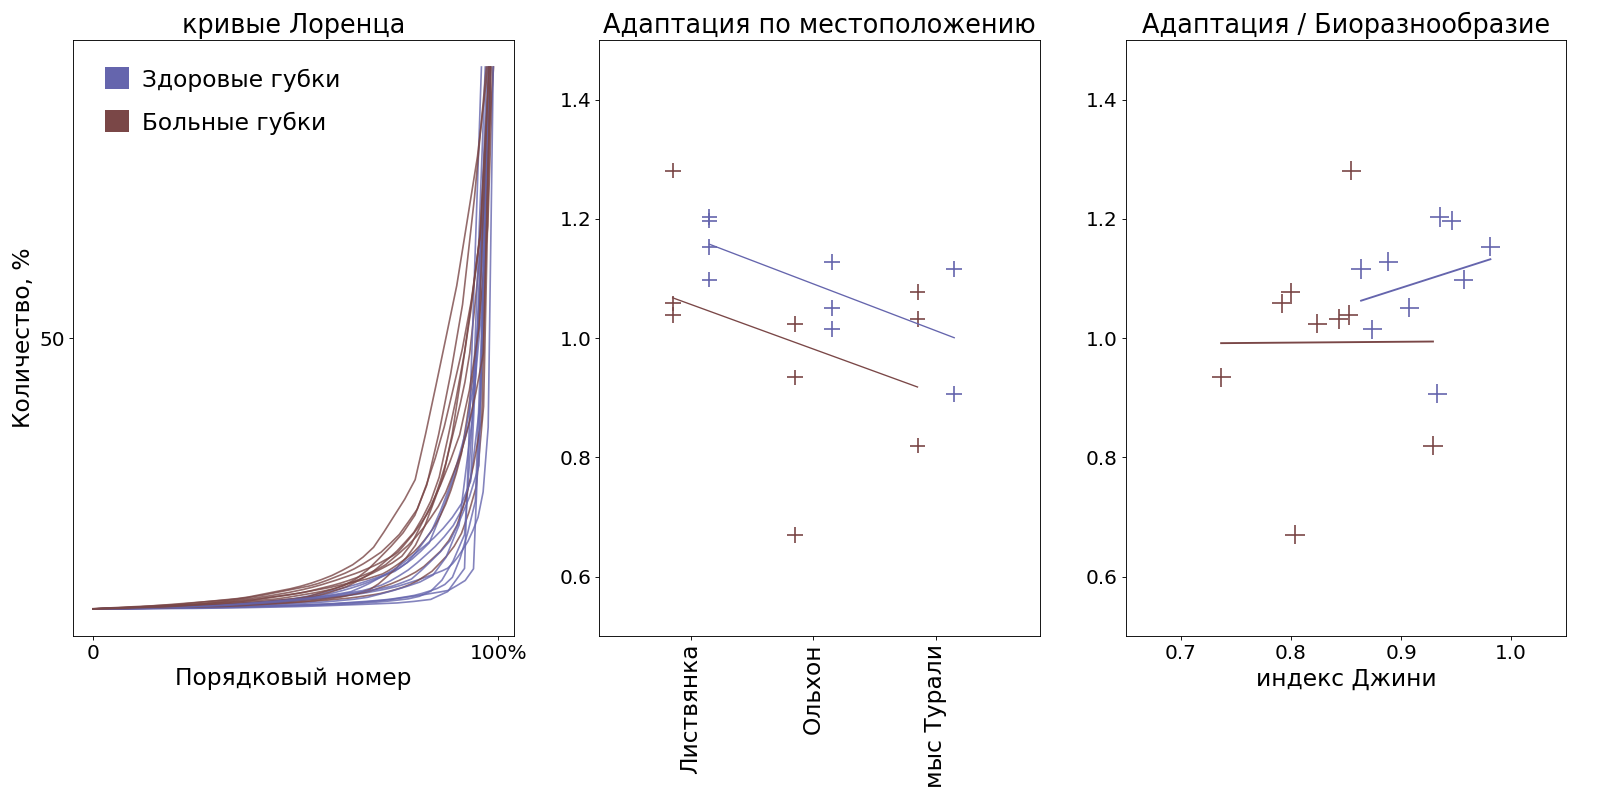

This chart was generated by the following Python code:
#!/usr/bin/python
# -*- coding: utf-8 -*-


import numpy as np
import matplotlib
from matplotlib import gridspec
matplotlib.use('Agg')
import matplotlib.pyplot as plt
import math
import scipy.stats as stats

sponge_abund = {
"dis-L-r1" : [ 135,16,0,76,67,0,110,5,1,0,0,4,0,0,107,0,35,0,0,0,3,0,88,0,0,5,24,3,0,9,5,0,1,1,0,0,0,1,0,0,0,0,0,0,2,0,14,0,0,0,10,0,2,2,2,17,187,0,0,0,7,0,0,10,0,0,468,0,2,0,0,0,0,36,0,0,0,0,0,0,0,0,0,0,0,4,0,0,0,5,0,5,0,0,0,0,0,0,0,0,0,1,2,0,0,0,0,0,0,0,0,0,0,0,0,0,0,0,2,0,0,0,0,0,0,0,0,0,12,0,0,0,0,0,0,0,0,0,0,0,0,0,0,0,0,0,0,0,1,0,0,0,0,0,0,0,0,0,0,0,0,0,0,0,0,0,0,0,0,0,0,0,0,25,0,0,0,0,2,0,0,0,0,0,0,2,0,0,0,0,0,0,0,0,0,0,0,0,0,0,0,0,2,0,0],
"dis-L-r2" : [ 70,6,0,164,12,0,46,18,15,0,0,3,0,0,88,0,232,0,0,0,2,0,99,2,0,5,71,3,0,19,14,0,0,6,0,0,0,0,0,0,0,0,0,3,0,0,1,0,0,0,2,0,0,0,0,25,76,0,0,0,3,0,0,3,0,1,965,2,3,0,0,0,0,17,0,0,0,0,0,0,0,0,1,2,6,7,0,0,0,8,0,0,0,0,0,0,0,0,0,0,0,0,0,0,1,0,0,0,0,0,0,0,0,0,0,0,0,0,0,0,0,0,0,0,1,0,0,0,1,0,0,0,0,0,0,0,0,0,0,1,0,0,0,0,0,0,0,0,0,0,0,0,0,0,0,0,0,0,0,0,0,0,0,0,0,0,0,0,0,0,0,0,0,0,0,0,0,0,0,0,0,0,0,0,0,0,0,0,0,0,0,0,0,0,0,0,0,0,0,0,0,0,2,0,1 ],
"dis-L-r3" : [ 71,30,0,24,5,0,149,7,16,1,2,0,0,0,73,0,105,2,0,0,11,0,39,0,0,42,13,7,0,0,3,4,0,8,0,1,0,0,0,0,0,0,0,4,0,0,4,0,0,0,0,0,1,0,0,10,25,0,0,2,34,0,0,4,0,5,1073,1,4,10,0,0,0,24,2,0,0,0,0,0,0,0,1,0,0,7,0,0,0,9,0,1,0,0,0,0,0,0,0,0,0,2,0,0,0,0,0,0,0,0,0,0,0,0,0,0,0,0,2,0,0,1,0,6,2,0,0,0,1,0,0,0,0,1,0,0,0,0,0,0,0,1,0,0,0,0,0,0,0,0,0,0,0,0,0,0,2,0,0,1,0,0,0,0,0,0,0,0,0,0,0,0,0,123,0,0,0,0,0,0,0,53,0,0,0,0,1,0,0,0,0,0,0,0,0,0,0,0,0,0,0,0,0,2,0],
"dis-OV-r1" : [ 127,0,0,23,2,15,15,1,2,8,0,0,0,0,184,0,20,0,0,0,79,39,29,0,0,4,55,0,2,0,18,0,1,5,0,0,0,0,0,0,2,0,1,1,0,3,0,0,0,0,1,0,0,1,0,12,2,0,0,0,5,0,0,6,3,0,1824,4,2,0,0,7,0,1,0,3,0,0,1,0,0,0,1,0,0,40,2,0,0,2,0,0,0,0,0,0,0,0,0,0,0,0,0,0,0,0,0,0,0,0,0,1,4,0,0,0,0,0,4,0,0,0,0,0,0,0,0,0,0,0,0,0,0,0,0,0,0,1,0,0,0,0,0,0,0,0,0,0,0,0,0,0,0,0,0,0,0,0,0,0,0,0,0,0,0,0,0,0,0,0,0,0,0,237,0,0,0,0,0,0,0,1,0,0,0,0,0,0,0,0,0,2,0,0,0,0,0,0,0,0,0,0,3,0,0],
"dis-OV-r2" : [ 77,0,0,16,23,0,0,0,45,0,0,1,1,0,153,0,332,0,0,0,9,0,31,0,0,30,2,1,0,129,177,0,0,272,0,0,0,0,0,0,0,0,0,1,0,0,10,0,1,0,3,0,1,0,0,5,2,0,0,0,9,0,0,0,0,0,34,0,2,0,0,0,0,0,0,1,0,0,0,0,0,0,0,3,1,2,0,0,0,0,0,0,0,0,0,0,0,0,0,0,0,0,0,0,1,0,0,0,0,0,0,0,0,0,0,0,0,0,0,0,0,0,0,0,0,0,0,0,0,0,0,0,0,0,0,0,0,0,0,0,0,0,0,0,0,0,0,0,0,0,0,0,0,0,0,0,0,0,0,0,0,0,0,0,0,0,0,0,0,0,0,0,0,2,0,0,0,0,1,0,0,0,0,0,0,1,0,0,0,0,0,0,0,0,0,0,0,0,0,0,0,0,0,0,0 ],
"dis-OV-r3" : [ 98,0,0,30,127,0,6,0,38,0,0,0,0,0,95,0,126,0,1,0,0,0,32,0,0,0,19,0,0,97,174,0,0,11,0,0,0,0,1,0,0,0,0,8,0,0,2,0,0,0,2,0,1,0,0,2,10,0,0,0,5,0,0,15,0,1,89,0,1,0,0,1,0,7,0,0,0,0,0,0,0,0,0,4,1,32,0,0,0,2,0,2,0,0,0,0,0,0,0,0,0,0,0,0,0,0,0,0,0,0,0,0,0,0,0,0,0,0,0,0,0,1,0,0,0,0,0,0,0,0,0,0,0,0,0,0,0,0,0,0,0,0,0,0,0,0,0,0,0,0,0,0,0,0,0,0,0,0,0,0,0,0,0,0,1,0,0,0,4,0,0,0,0,2,0,0,0,0,0,0,0,0,0,0,0,3,0,0,0,0,0,0,0,0,0,0,0,0,0,0,4,0,4,0,0],
"dis-OV-r4" : [ 856,0,0,345,15,1,77,12,38,0,1,0,0,0,332,0,91,1,2,0,25,0,216,7,1,27,129,1,0,3,4,0,2,0,0,0,0,0,0,1,0,0,0,6,2,0,0,0,0,0,0,0,0,0,0,38,249,0,0,0,10,0,0,41,0,0,206,49,3,0,0,0,0,2,0,0,0,0,0,0,0,0,0,0,1,51,0,0,0,11,0,2,1,0,0,0,0,0,0,0,0,0,5,0,0,0,0,0,0,0,0,0,0,0,0,0,0,0,0,1,0,0,0,0,0,0,0,0,2,0,1,0,0,0,0,0,0,0,0,0,0,0,0,0,0,0,0,0,0,0,0,0,0,0,0,0,0,0,0,0,0,0,0,0,0,0,0,0,0,0,0,0,3,16,0,0,0,0,0,0,0,0,1,0,1,0,0,0,0,0,0,2,0,0,0,0,0,0,0,0,0,0,23,0,0],
"dis-T-r1" : [ 174,6,3,15,3,0,64,24,109,19,0,0,2,0,217,0,673,8,0,0,17,9,80,0,5,5,65,0,0,6,0,0,0,2,0,0,1,0,0,0,1,0,3,0,0,2,0,0,2,0,4,0,1,3,0,4,41,0,0,1,1,0,0,3,1,0,2845,3,4,0,0,4,0,2,0,0,0,0,0,0,0,0,0,0,0,9,0,0,0,11,0,0,0,0,0,0,0,1,0,0,0,0,0,1,0,0,0,0,0,0,30,0,2,0,0,0,0,0,1,0,0,0,0,0,0,0,0,0,0,0,0,0,0,0,0,0,0,0,0,0,0,0,0,0,0,2,0,0,0,0,1,0,0,0,0,0,0,0,0,0,0,0,0,0,0,0,0,0,0,0,0,0,0,40,0,0,2,0,0,0,0,6,0,0,0,1,0,0,0,0,0,0,0,0,0,0,0,0,0,0,0,0,1,0,5],
"dis-T-r2" : [ 658,2,4,5,28,2,4,0,33,172,0,0,0,4,69,0,237,0,0,0,137,26,14,0,0,0,17,2,1,7,154,0,1,58,3,0,2,0,0,4,23,1,0,18,0,3,1,0,1,0,0,1,0,1,0,4,5,2,1,5,15,3,2,5,0,0,242,7,7,1,0,0,0,5,0,16,0,0,0,0,2,0,0,3,3,47,1,0,0,3,0,1,40,0,0,0,0,0,0,0,0,0,0,0,0,0,0,0,0,3,4,0,1,0,0,5,0,0,1,0,0,1,0,0,0,1,3,0,0,0,0,0,0,1,0,0,0,0,0,0,0,0,0,0,0,0,0,12,0,0,0,0,0,1,0,0,0,1,0,0,0,1,1,0,0,0,0,2,0,0,0,0,0,0,0,0,0,0,0,0,0,5,0,0,0,0,0,1,0,1,0,0,0,0,2,0,0,0,0,0,0,0,83,0,2],
"dis-T-r3" : [ 339,0,1,414,918,0,3,0,327,2,0,0,1,0,52,0,137,0,0,0,1,3,46,0,0,32,8,0,0,103,234,0,0,44,0,0,0,1,0,0,0,0,0,0,1,0,0,0,0,0,1,0,0,0,0,1,133,0,3,6,4,0,0,1,0,0,6,4,2,0,0,0,0,0,0,0,0,0,0,0,1,0,0,15,0,5,0,0,0,12,0,0,0,0,0,0,0,0,0,1,0,3,0,0,0,0,0,0,0,0,12,0,0,0,0,0,0,0,0,68,0,0,0,0,1,0,0,0,0,0,0,0,0,0,0,0,0,0,0,0,0,1,0,0,0,0,0,0,0,1,0,0,0,0,0,0,0,0,0,0,0,0,0,0,0,0,0,0,1,0,0,0,0,1,0,0,0,0,0,0,0,0,0,0,0,0,0,0,3,0,0,0,0,0,0,0,0,0,0,0,0,0,0,0,0],
"dis-T-r4" : [ 416,7,9,335,94,4,44,14,87,35,0,0,0,0,432,0,134,0,0,0,3,8,265,2,3,121,118,0,0,33,118,0,0,2,0,0,0,0,0,2,0,9,0,13,0,3,0,0,12,3,8,0,1,3,0,10,174,0,10,16,51,4,0,79,0,4,286,38,11,6,0,1,1,10,4,3,16,0,2,1,3,1,0,3,2,12,0,0,0,35,6,0,2,0,1,0,3,5,0,0,0,0,0,0,0,0,0,0,0,0,3,1,0,0,0,0,0,0,5,0,0,2,0,0,5,1,0,0,0,2,9,0,0,0,0,0,3,0,0,0,0,16,0,0,0,0,1,0,0,0,0,0,0,0,1,0,0,0,1,0,0,6,0,0,1,0,0,0,2,0,0,0,0,5,0,0,0,0,0,1,0,41,0,0,0,0,0,0,0,1,0,7,0,0,0,0,0,0,0,0,0,0,21,0,10],
"healthy-L-r1" : [ 1612,1,0,0,2,0,30,0,5,1,0,0,1,2,240,0,15,1,0,0,195,2,2,0,0,0,5,0,0,0,10,0,1,2,6,0,1,0,0,0,2,1,4,1,0,0,0,0,0,0,4,0,0,0,0,55,1,0,0,0,4,0,2,0,2,0,1688,0,20,1,0,2,0,0,0,9,0,0,0,0,4,0,0,0,0,144,0,0,0,0,0,0,0,0,0,0,0,0,0,1,0,0,1,0,1,0,0,0,18,0,0,0,0,0,0,0,0,0,0,0,0,0,0,0,0,4,0,0,1,1,0,1,0,0,0,0,0,0,0,0,0,1,1,0,0,0,1,0,0,0,1,1,0,0,0,0,0,0,0,0,0,0,0,0,0,0,0,9,0,0,0,0,0,0,0,0,0,0,0,0,0,0,0,0,0,1,0,0,0,0,0,0,0,0,0,0,0,0,1,0,0,0,0,0,0],
"healthy-L-r2" : [ 196,0,1,0,0,0,3,0,0,0,0,0,0,0,13,0,0,0,0,0,66,6,0,0,0,0,0,0,0,0,0,0,0,3,0,0,2,0,0,0,1,0,0,0,0,5,1,0,0,0,2,0,0,0,0,2,5,0,0,0,0,0,0,0,4,0,4234,0,0,0,0,1,0,6,0,5,0,0,0,0,1,0,0,0,0,17,0,0,0,0,0,0,0,0,0,0,0,0,0,0,0,0,0,0,0,0,0,0,0,0,0,0,0,0,0,0,0,0,3,0,0,0,0,0,0,0,1,0,0,0,0,0,0,0,0,0,0,0,0,0,0,0,0,0,0,0,0,1,0,0,0,0,0,0,0,0,0,0,0,0,0,0,0,0,0,0,0,0,0,0,0,0,0,0,0,0,0,0,0,0,0,0,0,0,0,0,0,0,0,0,0,0,0,0,0,0,0,0,0,0,0,0,0,0,0],
"healthy-L-r3" : [ 1808,2,1,0,5,2,7,0,1,0,0,1,3,2,42,0,11,1,2,0,103,11,0,0,0,0,0,6,0,0,4,0,0,12,1,0,8,0,0,0,11,0,0,0,1,2,0,0,0,0,0,0,0,0,0,14,0,0,0,0,0,0,0,0,1,0,2623,0,4,0,0,2,0,2,0,12,0,0,1,0,1,0,0,0,0,45,0,1,0,0,0,1,0,0,1,0,0,0,0,0,0,0,0,0,0,0,0,0,0,0,0,1,0,0,0,2,0,0,0,0,4,0,0,0,0,0,0,0,0,2,0,0,0,0,1,0,0,0,1,0,0,0,0,0,0,0,0,3,0,0,1,0,0,0,0,0,0,0,0,0,0,0,0,3,0,0,0,10,0,0,0,2,0,0,0,0,0,0,0,0,0,0,0,3,0,0,0,0,0,0,0,0,0,0,0,0,0,0,0,0,0,0,0,0,0],
"healthy-L-r4" : [ 1685,1,0,3,0,3,1,0,0,0,0,0,1,3,85,0,9,1,0,0,154,17,0,0,0,0,0,0,0,0,1,2,0,21,4,0,6,0,0,0,16,0,0,0,0,2,0,1,0,0,0,0,0,0,0,19,0,0,0,0,0,0,0,0,0,0,504,0,6,0,0,0,0,0,0,4,0,0,0,0,1,0,0,0,0,33,0,0,0,0,0,0,0,0,0,0,0,0,0,0,0,0,0,0,0,0,0,0,1,0,0,0,0,0,0,0,0,0,0,0,0,0,0,0,0,0,0,0,1,0,0,0,0,0,0,0,0,0,0,0,0,0,0,0,0,0,0,3,0,0,0,0,0,0,0,0,0,0,0,0,0,0,0,0,0,0,0,0,0,0,0,0,2,0,0,0,0,0,0,0,0,0,0,0,0,0,0,0,0,0,0,0,0,0,0,0,0,0,0,1,0,0,0,0,0],
"healthy-L-r5" : [ 2277,0,0,3,0,2,1,0,1,0,0,0,0,0,84,0,38,0,0,0,196,6,1,0,0,0,0,0,0,0,3,0,1,10,0,0,2,0,0,0,7,0,0,0,0,2,0,0,3,0,0,0,0,0,0,19,0,0,0,0,1,0,0,0,3,0,1230,1,6,0,0,2,0,1,0,9,0,0,0,0,3,0,0,0,0,145,0,0,1,0,0,0,0,0,0,0,0,0,0,0,0,0,0,0,0,0,0,0,0,0,0,0,0,0,0,1,0,0,2,0,0,1,0,0,0,0,0,0,0,1,0,0,0,0,0,0,0,0,0,0,0,0,0,0,0,0,0,1,0,0,0,0,0,0,0,0,0,0,0,0,0,0,0,0,0,0,0,2,0,0,0,0,0,0,0,0,0,0,0,0,0,0,0,0,0,1,0,0,0,0,0,0,0,0,0,0,0,0,0,0,0,0,0,0,0],
"healthy-OV-r1" : [ 222,0,1,26,3,9,59,0,0,11,0,0,0,0,24,0,14,0,0,0,165,79,1,0,0,0,67,0,3,0,7,0,0,9,4,0,0,0,0,0,11,0,6,0,0,0,1,0,0,0,4,0,1,1,0,65,5,0,0,0,2,0,0,0,12,0,2798,0,2,0,0,13,0,0,0,7,0,0,3,0,0,0,0,0,0,140,2,0,0,1,0,0,0,0,0,0,0,0,0,0,0,0,0,0,0,0,0,0,0,0,0,0,6,0,0,0,0,0,5,0,0,3,0,0,0,0,0,0,1,0,0,0,0,0,0,0,0,0,0,0,0,0,0,0,0,0,4,0,0,0,0,0,0,0,0,0,0,0,0,0,0,0,0,0,0,0,0,7,0,0,0,0,0,0,0,0,0,0,0,0,0,0,0,3,0,0,0,0,0,0,0,0,0,0,0,0,0,0,0,0,0,0,0,0,0],
"healthy-OV-r2" : [829,1,0,16,0,5,30,0,2,3,0,1,0,0,46,0,39,1,0,0,29,57,3,0,0,0,23,3,6,0,31,0,0,7,3,0,0,0,0,0,21,0,0,0,0,4,2,0,0,0,0,0,0,1,0,22,0,0,0,0,0,0,0,0,2,0,890,0,3,0,0,6,0,18,0,33,0,0,0,0,0,0,0,0,0,94,0,0,0,0,0,1,0,0,0,0,0,0,0,0,0,0,0,0,1,0,1,0,0,0,0,0,0,1,0,0,0,0,4,0,0,2,0,0,0,0,0,0,0,4,0,0,1,0,0,0,0,0,0,0,0,0,0,0,0,0,0,0,0,0,0,0,0,0,0,0,0,0,0,0,0,0,0,0,0,0,0,2,0,1,0,0,1,0,1,0,0,0,0,0,0,0,0,0,0,0,0,0,0,0,0,0,0,0,0,0,0,0,0,0,0,0,0,0,0],
"healthy-OV-r3" : [ 1336,0,0,4,1,4,0,0,11,4,0,0,0,0,39,0,29,1,0,0,131,33,4,0,1,0,21,0,4,0,23,0,0,6,3,0,0,0,0,0,17,0,0,0,1,6,0,0,0,0,2,0,1,0,0,32,2,0,0,1,3,1,0,0,0,0,300,1,1,0,0,6,0,1,0,45,0,1,0,0,3,0,0,0,0,66,0,0,0,0,0,0,0,0,0,0,0,0,0,0,0,0,0,0,0,0,0,0,0,1,0,0,0,0,0,0,0,0,4,0,0,3,1,0,0,0,0,0,0,0,0,0,0,0,0,0,0,0,0,0,0,0,0,0,0,0,0,1,0,0,2,0,0,0,0,0,0,0,0,0,0,0,0,0,0,0,1,10,0,0,0,0,0,0,0,0,0,0,0,0,0,0,0,0,0,0,0,0,0,0,0,0,0,0,0,0,0,0,0,0,0,0,0,0,0],
"healthy-OV-r4" : [ 895,0,0,3,5,8,0,0,13,3,0,0,0,2,82,0,91,0,1,0,113,110,4,0,2,1,22,0,0,0,11,0,0,31,9,0,0,0,0,0,13,0,0,1,0,13,0,0,0,0,0,0,0,0,0,22,1,0,0,1,1,0,0,0,1,0,350,1,3,0,0,10,0,1,0,76,0,0,1,0,4,0,1,0,0,28,0,0,0,0,0,0,0,0,0,0,0,0,0,1,0,0,0,0,0,1,0,1,0,0,0,2,0,0,0,7,0,0,0,0,0,0,0,0,0,0,0,0,0,3,0,0,0,0,0,0,0,2,0,0,0,0,0,0,0,0,0,3,0,0,0,0,0,0,0,0,0,0,0,0,0,0,0,0,0,0,0,2,0,0,0,0,0,0,0,0,0,0,0,0,0,0,0,0,0,0,0,0,0,0,0,0,0,0,0,0,0,0,0,0,0,0,1,0,0],
"healthy-T-r1" : [ 553,9,0,40,4,14,111,6,2,216,0,0,0,1,55,2,21,3,0,0,65,69,0,0,14,0,94,0,5,1,8,8,4,10,5,0,3,0,0,3,8,1,7,0,0,10,0,0,0,0,0,0,5,0,0,17,2,0,0,2,6,2,0,1,3,0,3071,2,4,0,0,17,0,0,0,13,0,0,0,4,1,0,1,0,0,16,7,0,0,16,1,0,2,1,5,0,0,0,3,0,1,0,0,0,0,0,0,0,0,0,0,3,13,0,0,0,0,1,15,0,0,0,0,0,0,0,0,0,3,2,0,0,0,1,0,0,0,0,0,0,4,0,0,0,0,4,0,1,0,0,0,0,1,0,0,0,0,0,0,0,0,0,0,0,0,0,0,1,0,0,2,0,0,4,1,0,0,1,0,1,0,5,0,1,0,0,0,0,0,0,1,0,0,1,0,1,0,1,0,0,0,0,1,0,0],
"healthy-T-r2" : [ 412,0,1,9,6,7,1,0,6,104,0,0,0,3,88,0,39,0,1,0,165,64,1,0,0,1,75,0,1,0,8,1,0,33,10,0,0,0,0,0,20,0,0,1,0,10,0,0,1,0,0,0,0,0,0,5,0,0,0,0,0,0,0,0,0,1,686,2,8,0,0,7,0,0,0,41,0,0,0,0,2,0,0,0,1,14,1,0,0,1,0,0,0,0,1,0,0,1,0,0,0,0,0,0,0,0,0,0,0,0,0,1,0,0,0,1,0,0,0,0,0,2,0,0,0,0,2,0,0,4,0,0,0,0,0,0,0,0,0,0,0,0,0,0,0,0,0,5,0,0,0,0,0,0,0,0,0,0,0,0,0,0,0,0,0,0,0,11,0,0,0,0,0,0,0,0,0,0,0,0,0,2,0,0,0,0,0,0,0,0,0,0,1,0,0,0,0,0,0,0,0,0,0,0,0]
}

sponge_mutations = { "dis-L-r1" : 1.058, "dis-L-r2" : 1.0388, "dis-L-r3" : 1.2808, "dis-OV-r2" : 0.6703, "dis-OV-r3" : 0.934, "dis-OV-r4" : 1.024, "dis-T-r1" : 0.8197, "dis-T-r2" : 1.0321, "dis-T-r4" : 1.077, "healthy-L-r2" : 1.153, "healthy-L-r3" : 1.098, "healthy-L-r4" : 1.203, "healthy-L-r5" : 1.197, "healthy-OV-r2" : 1.128, "healthy-OV-r3" : 	1.051, "healthy-OV-r4": 1.015, "healthy-T-r1" : 0.9066, "healthy-T-r2" : 1.116, "healthy-T-r3" : 1.215 }


fig, ax = plt.subplots( 1, 3, figsize=(20,10), dpi=80 )
tcolors = [ "#7a4747", "#6565ad" ]

def Gini( distr ):
	tsum = 0
	psum = 0
	n = len( distr )
	if n < 2:
		return 0.
	for i in range( n ):
		tsum += distr[i]
		psum += distr[i] * ( i + 1 )
	return 1. - 2. * ( float( n ) - float( psum ) / tsum ) / ( n - 1 )

def Shannon( distr ):
	rsum = 0
	n = len( distr )
	nsum = sum( distr )
	for i in range( n ):
		p = float( distr[i] ) / nsum
		rsum += p * math.log( p )
	return -rsum

def Simpson( distr ):
	ssum = 0
	n = len( distr )
	nsum = sum( distr )
	for i in range( n ):
		p = float( distr[i] ) 
		ssum += p * ( p - 1 )
	return 1 - ssum / ( nsum * ( nsum - 1 ) )


ax_l = ax[0]

locations = [ "L", "OV", "T" ]

samples = sponge_abund.keys()
indices = [ [], [] ]
xcoords = []
scolors = []
regression = [ [ [], [], [] ], [ [], [], [] ] ] 

for sn in range( len( samples ) ):
	sample = samples[sn]
	sloc = sample[ sample.find( "-" ) + 1 : ].split( "-" )[0]
	sitot = sorted( sponge_abund[ sample ], reverse = True )
	zind = sitot.index( 0 )
	si = sitot[ 0 : zind ]
	nsn = []
	nsi = []
	xnorm = float( len( si ) )
	ynorm = float( sum( si ) )
	ysum = 0
	ltype = 0 if sample[ : 3 ] == "dis" else 1
	for k in range( len( si ) ):
		ysum += si[ -( k + 1 ) ]
		nsn.append( k / xnorm )
		nsi.append( ysum / ynorm ) 
	dtype = 0 if sample[ : 3 ] == "dis" else 1
	ltype = locations.index( sloc )
	ax_l.plot( nsn, nsi, color=tcolors[ dtype ], lw=1.5, alpha = 0.8 )
	if sample not in sponge_mutations:
		continue
	cind = [ -Gini( si ),  sponge_mutations[ sample ] ]
	xcoord = ltype - 0.15 + 0.3 * dtype
	for inum in range( 2 ):
		indices[ inum ].append( cind[ inum ] )
		regression[ dtype ][ inum ].append( cind[ inum ]  )
	regression[ dtype ][ 2 ].append( xcoord  )
	xcoords.append( xcoord )
	scolors.append( tcolors[ dtype ] )
		
	#ax[k].text( 0.5, 1.01, slnames[k], ha='center', va= 'bottom', size=18 )
	#mplist = []
	#mplist.append( mpatches.Patch( color=tcolors[0], label=straitlabels[k][0] ) )
	#mplist.append( mpatches.Patch( color=tcolors[1], label=straitlabels[k][1] ) )
	#ax[k].legend(handles = mplist,loc='upper center')
	
ax_l.set_xticks( [ 0, 1 ] )
ax_l.set_xticklabels( [ "0", "100%" ], size = 18)
ax_l.set_yticks( [ 0.5 ] )
ax_l.set_yticklabels( [ "50" ], size = 18 )
ax_l.set_ylabel( u"Количество, %", size=21 )
ax_l.set_xlabel( u"Порядковый номер", size=21 )
ax_l.barh( [ 0.88, 0.96 ], [ 0.06, 0.06 ], height = 0.04, left = [ 0.03, 0.03 ], align = "edge", color = tcolors )
ax_l.text( 0.12, 0.884, u"Больные губки", ha="left", size = 21 )
ax_l.text( 0.12, 0.964, u"Здоровые губки", ha="left", size = 21 )
ax_l.set_title( u"кривые Лоренца", size=23 )
ititles = [ u"Джини", u"Шеннон", u"\"Больцман\"" ]
nlocations = [ u"Листвянка", u"Ольхон", u"мыс Турали" ]


ax_b = ax[ 1 ]
ax_b.scatter( xcoords, indices[ 1 ], color = scolors, s = 200, marker='+' )
ax_b.set_title( u"Адаптация по местоположению", size = 23 )
ax_b.set_xticks( [ 0, 1, 2 ] )
ax_b.set_xticklabels( nlocations, size = 21, rotation="vertical" )
ax_b.set_xlim( [ -0.75, 2.85 ] )
ax_b.tick_params( axis='y', labelsize = 18 )
ax_b.set_ylim( [ 0.5, 1.5 ] )
for dk in range( 2 ):
	( al,bl,rl,ttl,stderrl ) = stats.linregress( regression[ dk ][ 2 ], regression[ dk ][1] )
	xlim = [ min( regression[dk][2] ), max( regression[dk][2] ) ]
	ylim = [ bl + al * xlim[0], bl + al * xlim[1] ]
	ax_b.plot( xlim, ylim, c = tcolors[dk], lw = 1.2 )
	

ax_ad = ax[2]
ax_ad.scatter( indices[0], indices[1], color = scolors, s = 300, marker='+' )
ax_ad.set_ylim( [ 0.5, 1.5 ] )
ax_ad.set_xlim( [ 0.65, 1.05 ] )
ax_ad.tick_params( axis='y', labelsize = 18 )
ax_ad.tick_params( axis='x', labelsize = 18 )
ax_ad.set_title( u"Адаптация / Биоразнообразие", size = 23 )
#ax_ad.set_ylabel( u"\"Больцман\"", size=21 )
ax_ad.set_xlabel( u"индекс Джини", size=21 )
for dk in range( 2 ):
	( al,bl,rl,ttl,stderrl ) = stats.linregress( regression[ dk ][ 0 ], regression[ dk ][1] )
	xlim = [ min( regression[dk][0] ), max( regression[dk][0] ) ]
	ylim = [ bl + al * xlim[0], bl + al * xlim[1] ]
	ax_ad.plot( xlim, ylim, c = tcolors[dk], lw = 1.7 )


plt.tight_layout()
plt.savefig( "sponge_diversity.png" )

